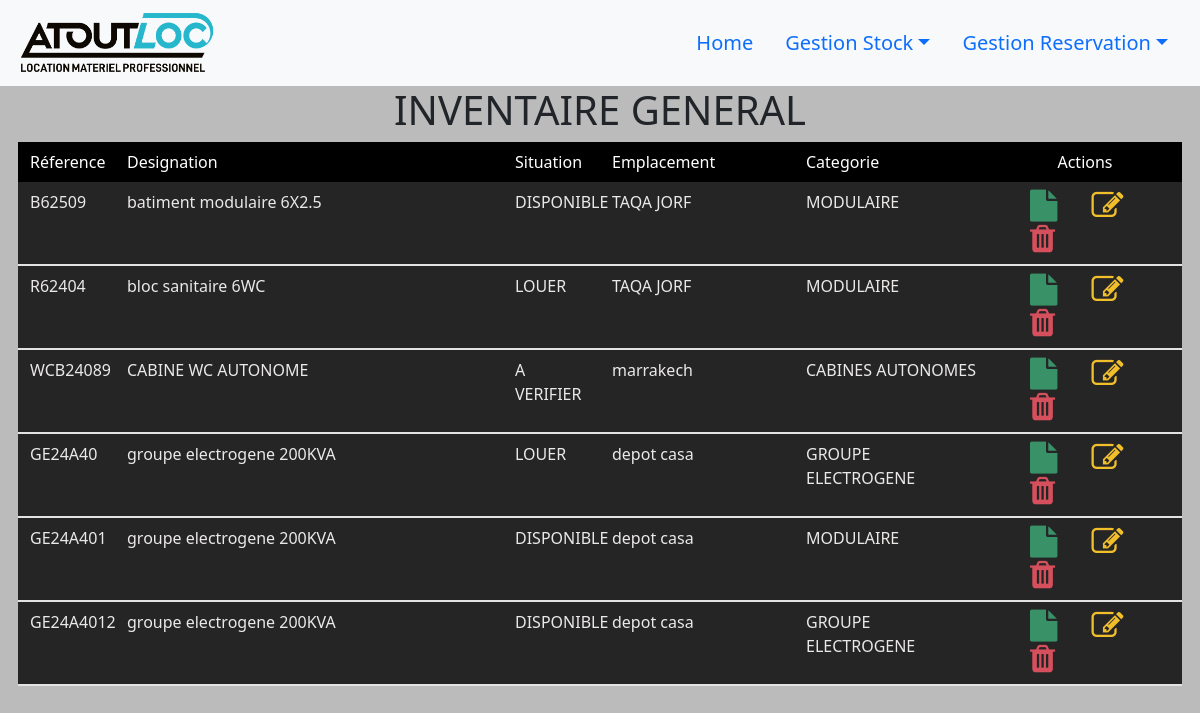
/stock/ (signed in), run on an earlier commit of the app's database.
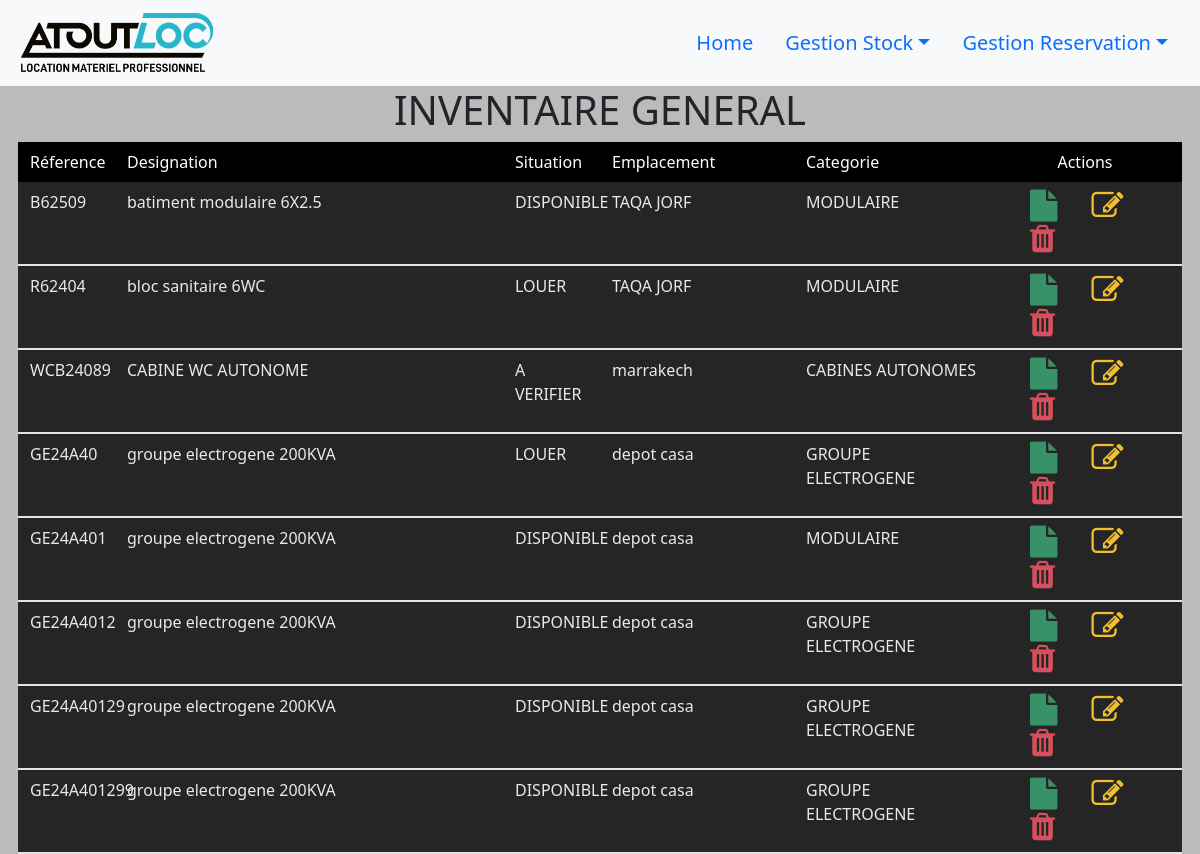
And on a later commit of the database.
### inventaire/models.py (models this page shows, shortened)
class Stock(models.Model):
    refMateriel=models.CharField(max_length=50,primary_key=True)
    designation=models.CharField(max_length=100)
    situation=models.CharField(max_length=50)
    lieu=models.CharField(max_length=100)
    categorie=models.CharField(max_length=50)

### inventaire/views.py (the view)
# urls.py: path('stock/',stock,name='stock'),
@login_required
def stock(request):
    materiel=Stock.objects.all()
    return render(request,'inventaire/stock.html',{
        'title':"Inventaire",
        'materiel':materiel
    })

### inventaire/templates/inventaire/stock.html
{% extends 'base.html' %}
{% block content%}
<h1 class="text-center">
    INVENTAIRE GENERAL
</h1>
<div class="row bg-black pt-2 pb-2 text-white ">
    <div class="col-md-1 ">Réference</div>
    <div class="col-md-4 ">Designation</div>
    <div class="col-md-1 ">Situation</div>
    <div class="col-md-2 ">Emplacement</div>
    <div class="col-md-2 ">Categorie</div>
    <div class="col-md-2 text-center">Actions</div>
</div>
<div class="body">
    {% for mat in materiel%}
    <div class="row  pt-2 pb-2 ">
        <div class="col-md-1 ">{{mat.refMateriel}}</div>
        <div class="col-md-4 ">{{mat.designation}}</div>
        <div class="col-md-1 ">{{mat.situation}}</div>
        <div class="col-md-2 ">{{mat.lieu}}</div>
        <div class="col-md-2 ">{{mat.categorie}}</div>
        <div class="col-md-2 action">
            <a href="{% url 'detailStock' mat.refMateriel %}"><i class='fa fa-file  fa-2x text-success'></i></a>
            <a href=''><i class='fa fa-edit  fa-2x  text-warning'></i></a>
            <a href=''><i class='fa fa-trash fa-2x  text-danger'></i></a>
        </div>
    </div>
    {% endfor%}
</div>
{% endblock content%}

What changed in the data, as far as the page shows it:
added Stock: refMateriel "GE24A40129", designation "groupe electrogene 200KVA", situation "DISPONIBLE", lieu "depot casa", categorie "GROUPE ELECTROGENE"
added Stock: refMateriel "GE24A401299", designation "groupe electrogene 200KVA", situation "DISPONIBLE", lieu "depot casa", categorie "GROUPE ELECTROGENE"
